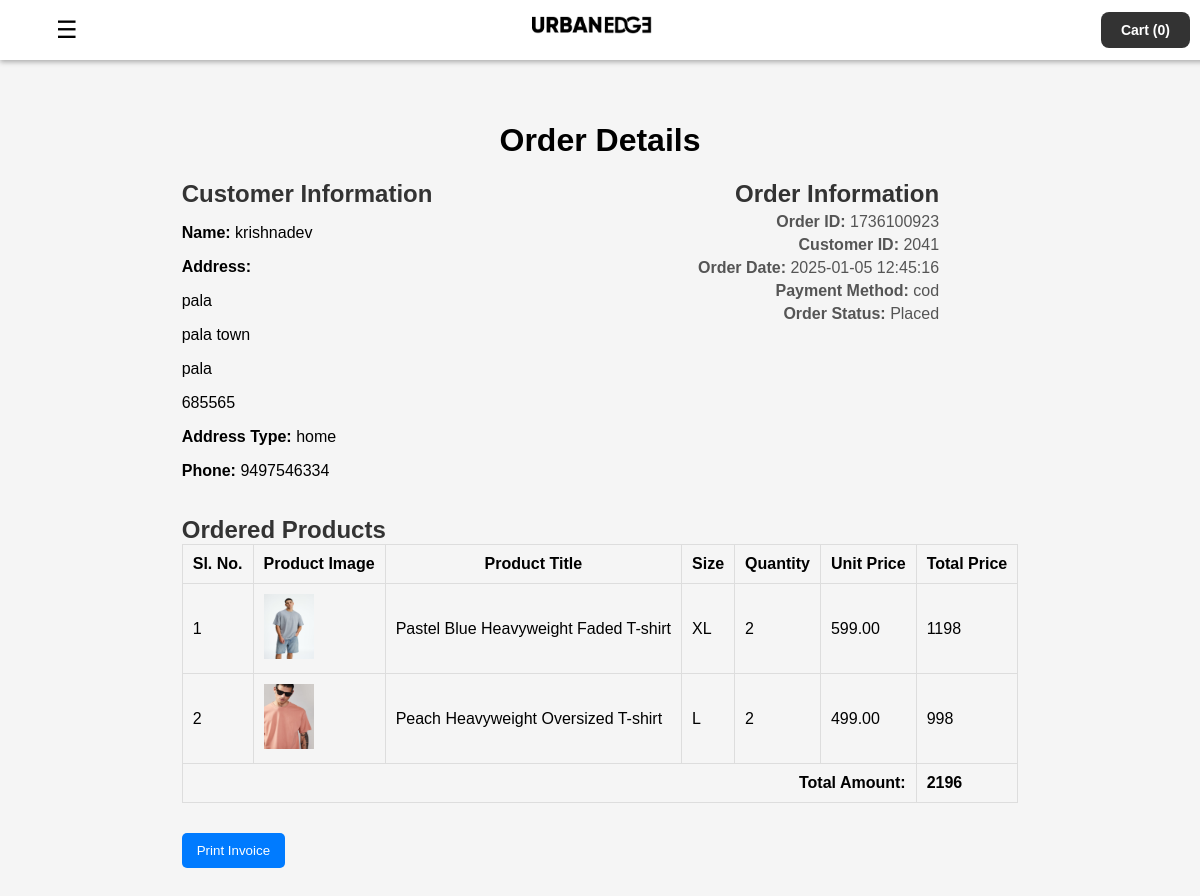
/home/user_view_order.php?order_detail_id=42 (signed in), run on the app's committed database.
### tables this page shows
CREATE TABLE IF NOT EXISTS `order_details` (
  `order_detail_id` int NOT NULL AUTO_INCREMENT,
  `order_id` int NOT NULL,
  `user_id` int NOT NULL,
  `address_id` int NOT NULL,
  `total_amount` decimal(10,2) NOT NULL,
  `order_status` varchar(20) NOT NULL DEFAULT 'placed',
  `order_date` timestamp NULL DEFAULT CURRENT_TIMESTAMP,
  PRIMARY KEY (`order_detail_id`),
  KEY `order_id` (`order_id`),
  KEY `user_id` (`user_id`),
  KEY `address_id` (`address_id`)
);

CREATE TABLE IF NOT EXISTS `addresses` (
  `address_id` int NOT NULL AUTO_INCREMENT,
  `user_id` int DEFAULT NULL,
  `address_name` varchar(255) NOT NULL,
  `address_line1` varchar(255) NOT NULL,
  `address_line2` varchar(255) DEFAULT NULL,
  `city` varchar(100) NOT NULL,
  `pincode` varchar(20) NOT NULL,
  `phone_number` varchar(15) NOT NULL,
  `address_type` enum('home','work','other') NOT NULL,
  `street` varchar(150) NOT NULL,
  PRIMARY KEY (`address_id`),
  KEY `user_id` (`user_id`)
);

CREATE TABLE IF NOT EXISTS `payments` (
  `payment_id` int NOT NULL AUTO_INCREMENT,
  `order_id` int DEFAULT NULL,
  `payment_date` datetime DEFAULT CURRENT_TIMESTAMP,
  `amount` decimal(10,2) NOT NULL,
  `payment_method` varchar(50) NOT NULL,
  PRIMARY KEY (`payment_id`),
  KEY `order_id` (`order_id`)
);

### home/user_view_order.php (the view, shortened to what this page needs)
<?php
include '../db_connect.php';
if (isset($_GET['order_detail_id'])) {
    $order_detail_id = $_GET['order_detail_id'];
    $order_query = "SELECT od.order_detail_id, od.order_id, od.user_id, od.address_id, od.total_amount, od.order_status, od.order_date,
        u.email AS customer_email, a.address_name, a.address_line1, a.address_line2, a.city, a.pincode, a.phone_number,
        a.address_type, p.payment_method
        FROM order_details od
        JOIN user u ON od.user_id = u.id
        JOIN addresses a ON od.address_id = a.address_id
        JOIN payments p ON od.order_id = p.order_id
        WHERE od.order_detail_id = '$order_detail_id'";
    $order_result = mysqli_query($conn, $order_query);
    $order = mysqli_fetch_assoc($order_result);
    $items_query = "SELECT oi.quantity, oi.size, p.title, p.price AS unit_price, pi.image_path
        FROM order_items oi
        JOIN products p ON oi.product_id = p.product_id
        LEFT JOIN (
            SELECT product_id, MIN(image_path) AS image_path
            FROM product_images
            GROUP BY product_id
        ) pi ON oi.product_id = pi.product_id
        WHERE oi.order_detail_id = '$order_detail_id'";
    $items_result = mysqli_query($conn, $items_query);
} else {
    echo "No order selected.";
    exit();
}
?>
<!DOCTYPE html>
<html lang="en">
<head>
    <link rel="stylesheet" href="../home/home.css">
    <?php include('header.php'); ?>
</head>
<body>
    <div class="order-container">
        <h1>Order Details</h1>
        <div class="customer-info">
            <h2>Customer Information</h2>
            <p><strong>Name:</strong> <?= $order['address_name']; ?></p>
            <p><strong>Address:</strong></p>
            <p><?= $order['address_line1']; ?></p>
            <p><?= $order['address_line2']; ?></p>
            <p><?= $order['city']; ?></p>
            <p><?= $order['pincode']; ?></p>
            <p><strong>Address Type:</strong> <?= $order['address_type']; ?></p>
            <p><strong>Phone:</strong> <?= $order['phone_number']; ?></p>
        </div>
        <div class="order-info">
            <h2>Order Information</h2>
            <p><strong>Order ID:</strong> <?= $order['order_id']; ?></p>
            <p><strong>Customer ID:</strong> <?= $order['user_id']; ?></p>
            <p><strong>Order Date:</strong> <?= $order['order_date']; ?></p>
            <p><strong>Payment Method:</strong> <?= $order['payment_method']; ?></p>
            <p><strong>Order Status:</strong> <?= ucfirst($order['order_status']); ?></p>
        </div>
        <h2>Ordered Products</h2>
        <table class="order-table">
            <thead>
                <tr>
                    <th>Sl. No.</th>
                    <th>Product Image</th>
                    <th>Product Title</th>
                    <th>Size</th>
                    <th>Quantity</th>
                    <th>Unit Price</th>
                    <th>Total Price</th>
                </tr>
            </thead>
            <tbody>
                <?php
                $sl_no = 1;
                $grand_total = 0;
                while ($item = mysqli_fetch_assoc($items_result)) {
                    $total_price = $item['quantity'] * $item['unit_price'];
                    $grand_total += $total_price;
                    echo "<tr>
                            <td>{$sl_no}</td>
                            <td><img src='{$item['image_path']}' alt='Product Image' style='width: 50px; height: 65px;'></td>
                            <td>{$item['title']}</td>
                            <td>{$item['size']}</td>
                            <td>{$item['quantity']}</td>
                            <td>{$item['unit_price']}</td>
                            <td>{$total_price}</td>
                        </tr>";
                    $sl_no++;
                }
                ?>
                <tr>
                    <td colspan="6" align="right"><strong>Total Amount:</strong></td>
                    <td><strong><?= $grand_total; ?></strong></td>
                </tr>
            </tbody>
        </table>
        <form action="../admin/print_invoice.php" method="post" target="_blank">
          <button type="submit" name="print_invoice" class="print-btn">Print Invoice</button>
        </form>
    </div>
</body>
</html>

### home/home.css (style rules this page uses)
body { font-family: 'Arial', sans-serif; background-color: #f5f5f5; margin-top: 60px; }
h2 { margin: 0; color: #333; }
.order-container h1 { margin-top: 100px; text-align: center; }
.order-info p { margin: 5px 0; color: #555; }

### home/user_view_order.php (style rules this page uses)
body { font-family: 'Arial', sans-serif; background-color: #f5f5f5; display: flex; justify-content: center; align-items: center; height: 100vh; overflow-x: hidden; margin-top: 5%; }
.customer-info, .order-info { display: inline-block; width: 45%; vertical-align: top; margin-bottom: 20px; }
.order-info { text-align: right; }
table.order-table { width: 100%; border-collapse: collapse; }
table.order-table th, table.order-table td { padding: 10px; border: 1px solid #ddd; }
button.print-btn { margin: 30px 0px; padding: 10px 15px; background-color: #007bff; color: #fff; border: none; cursor: pointer; border-radius: 5px; }

### data on the page
order_details: address.address_name "krishnadev", address.address_line1 "pala", address.address_line2 "pala town", address.city "pala", address.pincode "685565", address.address_type "home", address.phone_number "9497546334", order "1736100923", user "2041", order_date "2025-01-05 12:45:16", payments.payment_method "cod", order_status "Placed"

### other printed values
$cartItems "0"
$item['title'] "Pastel Blue Heavyweight Faded T-shirt"
$item['size'] "XL"
$item['quantity'] "2"
$item['unit_price'] "599.00"
$total_price "1198"
$item['title'] "Peach Heavyweight Oversized T-shirt"
$item['size'] "L"
$item['unit_price'] "499.00"
$total_price "998"
$grand_total "2196"
